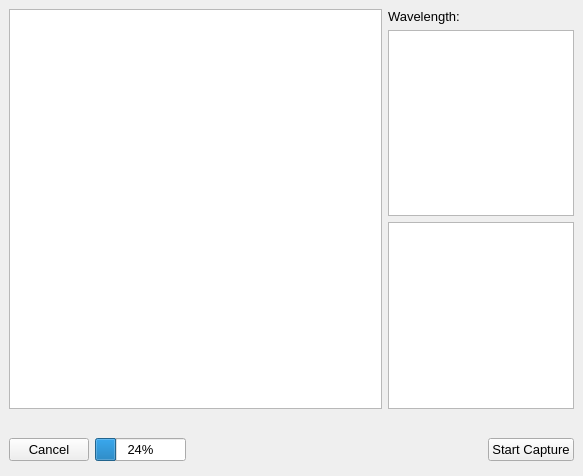
                 <widget class="QWidget" name="objectStep1">
                  <layout class="QVBoxLayout" name="verticalLayout_21">
                   <property name="leftMargin">
                    <number>0</number>
                   </property>
                   <property name="topMargin">
                    <number>0</number>
                   </property>
                   <property name="rightMargin">
                    <number>0</number>
                   </property>
                   <property name="bottomMargin">
                    <number>0</number>
                   </property>
                   <item>
                    <widget class="QWidget" name="objectStep1Main" native="true">
                     <property name="sizePolicy">
                      <sizepolicy hsizetype="Preferred" vsizetype="Preferred">
                       <horstretch>0</horstretch>
                       <verstretch>8</verstretch>
                      </sizepolicy>
                     </property>
                     <layout class="QGridLayout" name="gridLayout_14">
                      <item row="0" column="0">
                       <widget class="QGraphicsView" name="objectstep1View">
                        <property name="sizePolicy">
                         <sizepolicy hsizetype="Expanding" vsizetype="Expanding">
                          <horstretch>2</horstretch>
                          <verstretch>0</verstretch>
                         </sizepolicy>
                        </property>
                       </widget>
                      </item>
                      <item row="0" column="1">
                       <widget class="QWidget" name="objectStep1Info" native="true">
                        <property name="sizePolicy">
                         <sizepolicy hsizetype="Preferred" vsizetype="Preferred">
                          <horstretch>1</horstretch>
                          <verstretch>0</verstretch>
                         </sizepolicy>
                        </property>
                        <layout class="QVBoxLayout" name="verticalLayout_22">
                         <property name="leftMargin">
                          <number>0</number>
                         </property>
                         <property name="topMargin">
                          <number>0</number>
                         </property>
                         <property name="rightMargin">
                          <number>0</number>
                         </property>
                         <property name="bottomMargin">
                          <number>0</number>
                         </property>
                         <item>
                          <widget class="QLabel" name="objectStep1Wave">
                           <property name="font">
                            <font>
                             <pointsize>10</pointsize>
                            </font>
                           </property>
                           <property name="text">
                            <string>Wavelength: </string>
                           </property>
                          </widget>
                         </item>
                         <item>
                          <widget class="QGraphicsView" name="objectStep1Hist"/>
                         </item>
                         <item>
                          <widget class="QGraphicsView" name="objectStep1Zoom">
                           <property name="interactive">
                            <bool>false</bool>
                           </property>
                          </widget>
                         </item>
                        </layout>
                       </widget>
                      </item>
                     </layout>
                    </widget>
                   </item>
                   <item>
                    <widget class="QWidget" name="objectStep1Bar" native="true">
                     <property name="sizePolicy">
                      <sizepolicy hsizetype="Preferred" vsizetype="Preferred">
                       <horstretch>0</horstretch>
                       <verstretch>1</verstretch>
                      </sizepolicy>
                     </property>
                     <layout class="QHBoxLayout" name="horizontalLayout_17">
                      <item>
                       <widget class="QPushButton" name="objectCancelButton">
                        <property name="font">
                         <font>
                          <pointsize>10</pointsize>
                         </font>
                        </property>
                        <property name="text">
                         <string>Cancel</string>
                        </property>
                       </widget>
                      </item>
                      <item>
                       <widget class="QProgressBar" name="objectProgressBar">
                        <property name="font">
                         <font>
                          <pointsize>10</pointsize>
                         </font>
                        </property>
                        <property name="value">
                         <number>24</number>
                        </property>
                       </widget>
                      </item>
                      <item>
                       <spacer name="horizontalSpacer_15">
                        <property name="orientation">
                         <enum>Qt::Horizontal</enum>
                        </property>
                        <property name="sizeHint" stdset="0">
                         <size>
                          <width>296</width>
                          <height>20</height>
                         </size>
                        </property>
                       </spacer>
                      </item>
                      <item>
                       <widget class="QPushButton" name="objectStartCaptureButton">
                        <property name="font">
                         <font>
                          <pointsize>10</pointsize>
                         </font>
                        </property>
                        <property name="text">
                         <string>Start Capture</string>
                        </property>
                       </widget>
                      </item>
                     </layout>
                    </widget>
                   </item>
                  </layout>
                 </widget>
